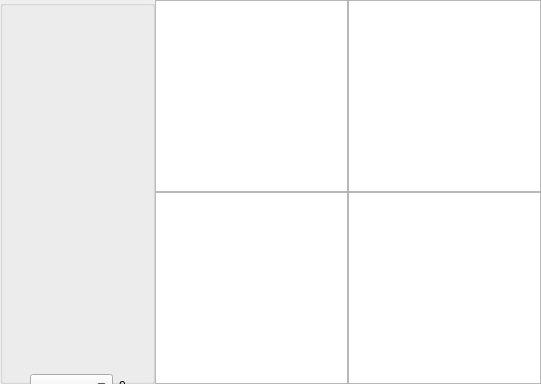
        <widget class="QWidget" name="stackedWidgetAnalyze2">
         <layout class="QHBoxLayout" name="horizontalLayout_16">
          <property name="spacing">
           <number>0</number>
          </property>
          <property name="leftMargin">
           <number>0</number>
          </property>
          <property name="topMargin">
           <number>0</number>
          </property>
          <property name="rightMargin">
           <number>0</number>
          </property>
          <property name="bottomMargin">
           <number>0</number>
          </property>
          <item>
           <layout class="QHBoxLayout" name="horizontalLayout_15" stretch="2,5">
            <property name="spacing">
             <number>0</number>
            </property>
            <item>
             <widget class="QGroupBox" name="groupBox_2">
              <property name="title">
               <string/>
              </property>
              <widget class="QWidget" name="layoutWidget_2">
               <property name="geometry">
                <rect>
                 <x>220</x>
                 <y>20</y>
                 <width>107</width>
                 <height>159</height>
                </rect>
               </property>
               <layout class="QVBoxLayout" name="verticalLayout_3">
                <item>
                 <widget class="QCheckBox" name="depthHoldCheckBox">
                  <property name="enabled">
                   <bool>false</bool>
                  </property>
                  <property name="layoutDirection">
                   <enum>Qt::LeftToRight</enum>
                  </property>
                  <property name="text">
                   <string>Depth Hold</string>
                  </property>
                 </widget>
                </item>
                <item>
                 <layout class="QHBoxLayout" name="horizontalLayout_10" stretch="1,4">
                  <property name="spacing">
                   <number>0</number>
                  </property>
                  <item>
                   <widget class="QLabel" name="labelZd_2">
                    <property name="text">
                     <string>zD</string>
                    </property>
                    <property name="alignment">
                     <set>Qt::AlignCenter</set>
                    </property>
                   </widget>
                  </item>
                  <item>
                   <widget class="QDoubleSpinBox" name="doubleSpinBoxZd_2">
                    <property name="alignment">
                     <set>Qt::AlignRight|Qt::AlignTrailing|Qt::AlignVCenter</set>
                    </property>
                    <property name="decimals">
                     <number>2</number>
                    </property>
                    <property name="minimum">
                     <double>-5.000000000000000</double>
                    </property>
                    <property name="maximum">
                     <double>0.200000000000000</double>
                    </property>
                    <property name="singleStep">
                     <double>0.100000000000000</double>
                    </property>
                    <property name="value">
                     <double>-1.500000000000000</double>
                    </property>
                   </widget>
                  </item>
                 </layout>
                </item>
                <item>
                 <layout class="QHBoxLayout" name="horizontalLayout_11" stretch="1,4">
                  <property name="spacing">
                   <number>0</number>
                  </property>
                  <item>
                   <widget class="QLabel" name="labelKp_2">
                    <property name="text">
                     <string>kP</string>
                    </property>
                    <property name="alignment">
                     <set>Qt::AlignCenter</set>
                    </property>
                   </widget>
                  </item>
                  <item>
                   <widget class="QDoubleSpinBox" name="doubleSpinBoxKp_2">
                    <property name="alignment">
                     <set>Qt::AlignRight|Qt::AlignTrailing|Qt::AlignVCenter</set>
                    </property>
                    <property name="maximum">
                     <double>1000.000000000000000</double>
                    </property>
                    <property name="value">
                     <double>300.000000000000000</double>
                    </property>
                   </widget>
                  </item>
                 </layout>
                </item>
                <item>
                 <layout class="QHBoxLayout" name="horizontalLayout_12" stretch="1,4">
                  <property name="spacing">
                   <number>0</number>
                  </property>
                  <item>
                   <widget class="QLabel" name="labelKi_2">
                    <property name="text">
                     <string>kI</string>
                    </property>
                    <property name="alignment">
                     <set>Qt::AlignCenter</set>
                    </property>
                   </widget>
                  </item>
                  <item>
                   <widget class="QDoubleSpinBox" name="doubleSpinBoxKi_2">
                    <property name="alignment">
                     <set>Qt::AlignRight|Qt::AlignTrailing|Qt::AlignVCenter</set>
                    </property>
                    <property name="maximum">
                     <double>1000.000000000000000</double>
                    </property>
                    <property name="value">
                     <double>20.000000000000000</double>
                    </property>
                   </widget>
                  </item>
                 </layout>
                </item>
                <item>
                 <layout class="QHBoxLayout" name="horizontalLayout_13" stretch="1,4">
                  <property name="spacing">
                   <number>0</number>
                  </property>
                  <item>
                   <widget class="QLabel" name="labelKd_2">
                    <property name="text">
                     <string>kD</string>
                    </property>
                    <property name="alignment">
                     <set>Qt::AlignCenter</set>
                    </property>
                   </widget>
                  </item>
                  <item>
                   <widget class="QDoubleSpinBox" name="doubleSpinBoxKd_2">
                    <property name="alignment">
                     <set>Qt::AlignRight|Qt::AlignTrailing|Qt::AlignVCenter</set>
                    </property>
                    <property name="minimum">
                     <double>-1000.000000000000000</double>
                    </property>
                    <property name="maximum">
                     <double>1000.000000000000000</double>
                    </property>
                    <property name="value">
                     <double>-300.000000000000000</double>
                    </property>
                   </widget>
                  </item>
                 </layout>
                </item>
               </layout>
              </widget>
              <widget class="QWidget" name="layoutWidget_3">
               <property name="geometry">
                <rect>
                 <x>30</x>
                 <y>370</y>
                 <width>131</width>
                 <height>92</height>
                </rect>
               </property>
               <layout class="QVBoxLayout" name="verticalLayout_2" stretch="1,1,1">
                <property name="spacing">
                 <number>0</number>
                </property>
                <item>
                 <layout class="QHBoxLayout" name="horizontalLayout_7" stretch="4,2">
                  <property name="spacing">
                   <number>6</number>
                  </property>
                  <item>
                   <widget class="QComboBox" name="comboBoxL1"/>
                  </item>
                  <item>
                   <widget class="QLabel" name="line1">
                    <property name="text">
                     <string>0</string>
                    </property>
                   </widget>
                  </item>
                 </layout>
                </item>
                <item>
                 <layout class="QHBoxLayout" name="horizontalLayout_8" stretch="4,2">
                  <property name="spacing">
                   <number>6</number>
                  </property>
                  <item>
                   <widget class="QComboBox" name="comboBoxL2"/>
                  </item>
                  <item>
                   <widget class="QLabel" name="line2">
                    <property name="text">
                     <string>0</string>
                    </property>
                   </widget>
                  </item>
                 </layout>
                </item>
                <item>
                 <layout class="QHBoxLayout" name="horizontalLayout_9" stretch="4,2">
                  <property name="spacing">
                   <number>6</number>
                  </property>
                  <item>
                   <widget class="QComboBox" name="comboBoxL3"/>
                  </item>
                  <item>
                   <widget class="QLabel" name="line3">
                    <property name="text">
                     <string>0</string>
                    </property>
                   </widget>
                  </item>
                 </layout>
                </item>
               </layout>
              </widget>
             </widget>
            </item>
            <item>
             <layout class="QGridLayout" name="chartViewGridLayout2">
              <property name="spacing">
               <number>0</number>
              </property>
              <item row="0" column="0">
               <widget class="QGraphicsView" name="pitchView_2">
                <property name="acceptDrops">
                 <bool>false</bool>
                </property>
                <property name="verticalScrollBarPolicy">
                 <enum>Qt::ScrollBarAlwaysOff</enum>
                </property>
                <property name="horizontalScrollBarPolicy">
                 <enum>Qt::ScrollBarAlwaysOff</enum>
                </property>
                <property name="sizeAdjustPolicy">
                 <enum>QAbstractScrollArea::AdjustIgnored</enum>
                </property>
                <property name="interactive">
                 <bool>false</bool>
                </property>
                <property name="alignment">
                 <set>Qt::AlignLeading|Qt::AlignLeft|Qt::AlignTop</set>
                </property>
               </widget>
              </item>
              <item row="0" column="1">
               <widget class="QGraphicsView" name="yawRollView_2">
                <property name="acceptDrops">
                 <bool>false</bool>
                </property>
                <property name="verticalScrollBarPolicy">
                 <enum>Qt::ScrollBarAlwaysOff</enum>
                </property>
                <property name="horizontalScrollBarPolicy">
                 <enum>Qt::ScrollBarAlwaysOff</enum>
                </property>
                <property name="sizeAdjustPolicy">
                 <enum>QAbstractScrollArea::AdjustIgnored</enum>
                </property>
                <property name="interactive">
                 <bool>false</bool>
                </property>
                <property name="alignment">
                 <set>Qt::AlignLeading|Qt::AlignLeft|Qt::AlignTop</set>
                </property>
               </widget>
              </item>
              <item row="1" column="0">
               <widget class="QGraphicsView" name="depthView_2">
                <property name="acceptDrops">
                 <bool>false</bool>
                </property>
                <property name="verticalScrollBarPolicy">
                 <enum>Qt::ScrollBarAlwaysOff</enum>
                </property>
                <property name="horizontalScrollBarPolicy">
                 <enum>Qt::ScrollBarAlwaysOff</enum>
                </property>
                <property name="sizeAdjustPolicy">
                 <enum>QAbstractScrollArea::AdjustIgnored</enum>
                </property>
                <property name="interactive">
                 <bool>false</bool>
                </property>
                <property name="alignment">
                 <set>Qt::AlignLeading|Qt::AlignLeft|Qt::AlignTop</set>
                </property>
               </widget>
              </item>
              <item row="1" column="1">
               <widget class="QGraphicsView" name="pidOutView_2">
                <property name="acceptDrops">
                 <bool>false</bool>
                </property>
                <property name="verticalScrollBarPolicy">
                 <enum>Qt::ScrollBarAlwaysOff</enum>
                </property>
                <property name="horizontalScrollBarPolicy">
                 <enum>Qt::ScrollBarAlwaysOff</enum>
                </property>
                <property name="sizeAdjustPolicy">
                 <enum>QAbstractScrollArea::AdjustIgnored</enum>
                </property>
                <property name="interactive">
                 <bool>false</bool>
                </property>
                <property name="alignment">
                 <set>Qt::AlignLeading|Qt::AlignLeft|Qt::AlignTop</set>
                </property>
               </widget>
              </item>
             </layout>
            </item>
           </layout>
          </item>
         </layout>
        </widget>
